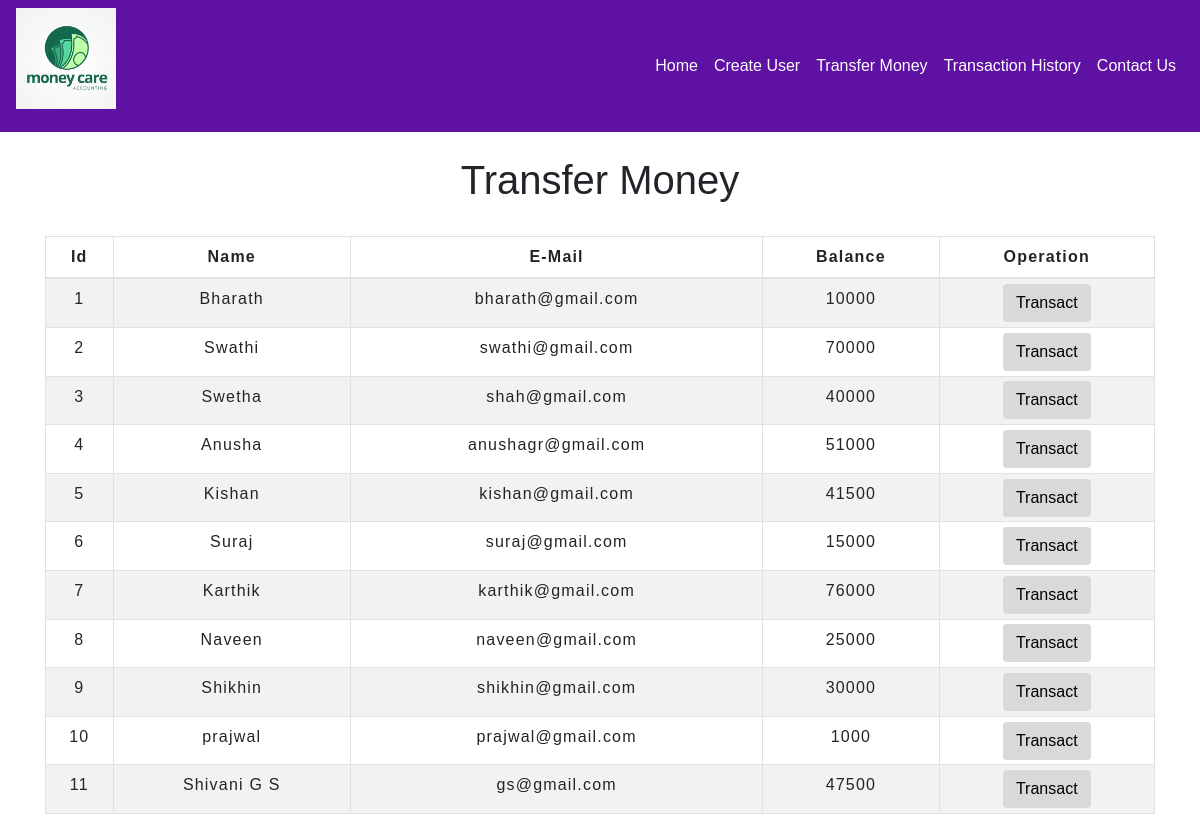
The app's page /transfermoney.php with its own data.
### tables this page shows
CREATE TABLE `users` (
  `id` int(3) NOT NULL,
  `name` text NOT NULL,
  `email` varchar(30) NOT NULL,
  `balance` int(8) NOT NULL
);

### transfermoney.php (the view, shortened to what this page needs)
<!DOCTYPE html>
<html lang="en">
<head>
    <link rel="stylesheet" href="https://maxcdn.bootstrapcdn.com/bootstrap/4.0.0/css/bootstrap.min.css">
    <link rel="stylesheet" type="text/css" href="css/table.css">
    <link rel="stylesheet" type="text/css" href="css/navbar.css">
</head>
<body>
<?php
    include 'config.php';
    $sql = "SELECT * FROM users";
    $result = mysqli_query($conn,$sql);
?>
<?php
  include 'navbar.php';
?>
<div class="container">
        <h2 class="text-center pt-4">Transfer Money</h2>
        <br>
            <div class="row">
                <div class="col">
                    <div class="table-responsive-sm">
                    <table class="table table-hover table-sm table-striped table-condensed table-bordered">
                        <thead>
                            <tr>
                            <th scope="col" class="text-center py-2">Id</th>
                            <th scope="col" class="text-center py-2">Name</th>
                            <th scope="col" class="text-center py-2">E-Mail</th>
                            <th scope="col" class="text-center py-2">Balance</th>
                            <th scope="col" class="text-center py-2">Operation</th>
                            </tr>
                        </thead>
                        <tbody>
                <?php
                    while($rows=mysqli_fetch_assoc($result)){
                ?>
                    <tr>
                        <td class="py-2"><?php echo $rows['id'] ?></td>
                        <td class="py-2"><?php echo $rows['name']?></td>
                        <td class="py-2"><?php echo $rows['email']?></td>
                        <td class="py-2"><?php echo $rows['balance']?></td>
                        <td><a href="selecteduserdetail.php?id= <?php echo $rows['id'] ;?>"> <button type="button" class="btn">Transact</button></a></td>
                    </tr>
                <?php
                    }
                ?>
                        </tbody>
                    </table>
                    </div>
                </div>
            </div>
         </div>
</body>
</html>

### navbar.php (shortened to what this page needs)
  <div class="navbar navbar-expand-md">
  <div class="logo"><img src="img/logo.jpg" alt="logo"></image></div>
  <div class="collapse navbar-collapse text-center" id="collapsenavbar">
       <ul class="navbar-nav ml-auto">
         <li class="nav-item">
           <a class="nav-link text-white" href="index.php">Home</a>
         </li>
         <li class="nav-item">
           <a class="nav-link text-white" href="createuser.php">Create User</a>
         </li>
         <li class="nav-item">
           <a class="nav-link text-white" href="transfermoney.php">Transfer Money</a>
         </li>
         <li class="nav-item">
           <a class="nav-link text-white" href="transactionhistory.php">Transaction History</a>
         </li>
         <li class="nav-item">
           <a class="nav-link text-white" href="#contact">Contact Us</a>
         </li>
   </div>
</div>

### CSS/table.css (style rules this page uses)
* { padding: 0; margin: 0; box-sizing: border-box; font-family: sans-serif; }
h2 { font-size: 40px; }
table { letter-spacing: 1.2px; }
td { text-align: center; }
button { border:none; background: #d9d9d9; transition: 1s; }

### CSS/navbar.css (style rules this page uses)
.logo { margin-bottom: 15px; }
.logo img { width: 100px; margin-left: 0px; margin-bottom: 0px; }
.navbar { width:100%; white-space:nowrap; background-color: #5E11A3; }

### transfermoney.php (style rules this page uses)
button { transition: 1.5s; }

### records on screen
users: id "1", name "Bharath", email "bharath@gmail.com", balance "10000"
users: id "2", name "Swathi", email "swathi@gmail.com", balance "70000"
users: id "3", name "Swetha", email "shah@gmail.com", balance "40000"
users: id "4", name "Anusha", email "anushagr@gmail.com", balance "51000"
users: id "5", name "Kishan", email "kishan@gmail.com", balance "41500"
users: id "6", name "Suraj", email "suraj@gmail.com", balance "15000"
users: id "7", name "Karthik", email "karthik@gmail.com", balance "76000"
users: id "8", name "Naveen", email "naveen@gmail.com", balance "25000"
users: id "9", name "Shikhin", email "shikhin@gmail.com", balance "30000"
users: id "10", name "prajwal", email "prajwal@gmail.com", balance "1000"
users: id "11", name "Shivani G S", email "gs@gmail.com", balance "47500"
